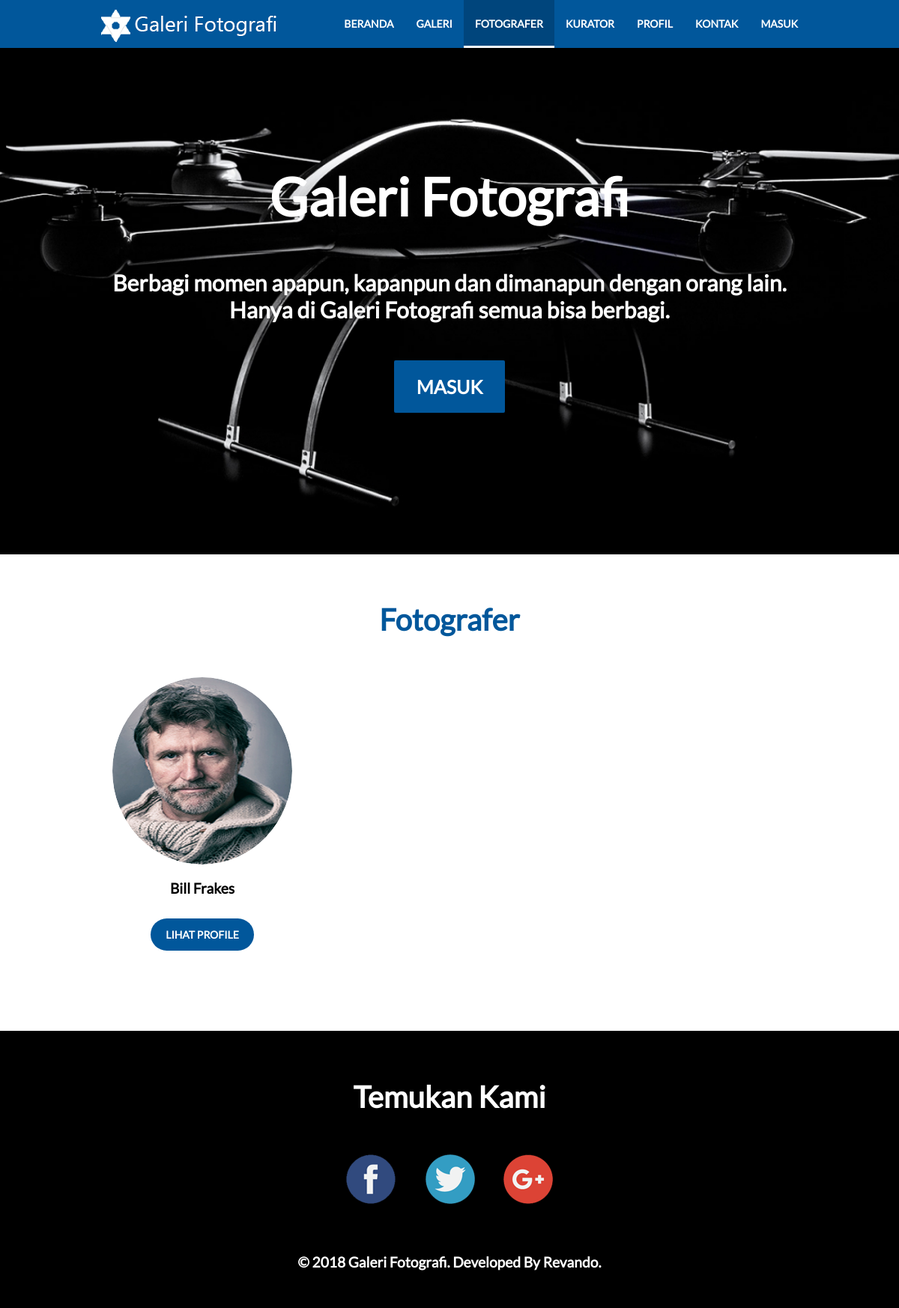
Page /index.php?p=fotografer on the committed database.
### tables this page shows
CREATE TABLE `fotografer` (
  `id` int(10) NOT NULL,
  `nama` varchar(255) NOT NULL,
  `foto` varchar(255) NOT NULL,
  `biodata` text NOT NULL,
  `user_id` int(10) NOT NULL
);

### tampilan/guest/fotografer.php (the view)
<?php
$fotografer = $koneksi->prepare('select *from fotografer order by id desc');
$fotografer->execute();
$data_fotografer = $fotografer->fetchAll();
?>
<section class="white">
  <div class="guest-container">
  <div class="row center">
    <div class="col s12">
      <h2 class="blue-text">Fotografer</h2>
    </div>
  </div>
    <div class="row">
      <?php
      foreach($data_fotografer as $data_fotografer_key => $data_fotografer_value){
      ?>
      <div class="col s-card" style="padding:0 30px">
        <div class="author">
          <div class="author-img">
            <a href="index.php?p=fotografer&m=detail&id=<?php echo $data_fotografer_value['id']; ?>">
              <img src="assets/img/users/<?php echo $data_fotografer_value['foto']; ?>" alt="" class="circle">
            </a>
          </div>
          <div class="author-name">
            <a href="index.php?p=fotografer&m=detail&id=<?php echo $data_fotografer_value['id']; ?>"><?php echo $data_fotografer_value['nama']; ?></a>
          </div>
          <div class="author-action center">
            <a href="index.php?p=fotografer&m=detail&id=<?php echo $data_fotografer_value['id']; ?>" class="btn round">Lihat Profile</a>
          </div>
        </div>
      </div>
      <?php
      }
      ?>
    </div>
  </div>
</section>

### assets/css/main.css (style rules this page uses)
.blue-text { color: #01579b; }
section,footer { padding: 30px 0; }
section h2,footer h2 { font-size: 40px!important; font-weight: 600; }
.center { text-align: center; }
.guest-container { width: 960px; max-width: 90%; margin: auto; }
.circle { border-radius: 100%; }
a { text-decoration: none; outline: none; }
body { overflow-x: hidden; margin: 0; padding: 0; font-family: Lato; font-size: 1rem; }
.row { margin-left: auto; margin-right: auto; margin-bottom: 20px; }
.row:after { clear: both; content: ""; display: table; }
.row .col { float: left; min-height: 1px; box-sizing: border-box; padding: 0 .75rem; }
.row .col.s12 { width: 100%; left: auto; right: auto; margin-left: auto; }
.row .col.s-card { width:300px; left: auto; right: auto; margin-left: auto; }
.author { margin-bottom: 30px; display: block; overflow: hidden; width: 100%; }
.author-img { margin: auto; display: block; overflow: hidden; width: 100%; height: 250px; border-radius: 100%; backface-visibility: hidden; transform: translateZ(0); }
.author-img img { transition: transform .8s ease-out; width: 100%; height: 250px; border-radius: 100%; backface-visibility: hidden; transform: translateZ(0); }
.author-name { display: block; overflow: hidden; padding: 20px 0 0; text-align: center; }
.author-name a { transition: color .2s ease-out; font-weight: 600; font-size: 1.2rem; color: #000; }
.author-action { text-align: center; padding: 40px 0; }
.btn { cursor: pointer; border-radius: 2px; transition: background-color .2s ease-out; background-color: #01579b; outline: none; border: none; font-family: Lato; text-transform: uppercase; font-size: 14px; padding: 10px 15px; color: #fff; font-weight: 600; }
.btn.round { padding: 13px 20px; border-radius: 40px; }

### rows in the picture
fotografer: foto (picture), nama "Bill Frakes"
